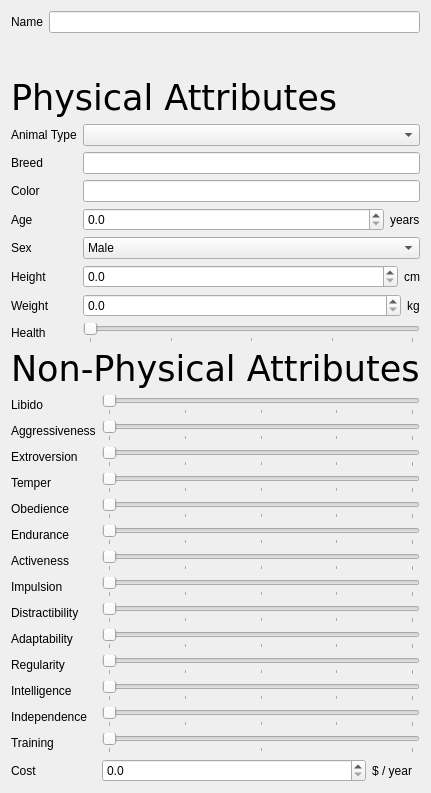
              <widget class="QWidget" name="scrollAreaWidgetContents">
               <property name="geometry">
                <rect>
                 <x>0</x>
                 <y>0</y>
                 <width>428</width>
                 <height>793</height>
                </rect>
               </property>
               <layout class="QVBoxLayout" name="verticalLayout_8">
                <item>
                 <layout class="QFormLayout" name="formLayout_7">
                  <item row="0" column="0">
                   <widget class="QLabel" name="label_9">
                    <property name="text">
                     <string>Name</string>
                    </property>
                   </widget>
                  </item>
                  <item row="0" column="1">
                   <widget class="QLineEdit" name="animalFormNameInput"/>
                  </item>
                 </layout>
                </item>
                <item>
                 <widget class="QLabel" name="label_12">
                  <property name="sizePolicy">
                   <sizepolicy hsizetype="Preferred" vsizetype="Preferred">
                    <horstretch>0</horstretch>
                    <verstretch>0</verstretch>
                   </sizepolicy>
                  </property>
                  <property name="maximumSize">
                   <size>
                    <width>16777215</width>
                    <height>40</height>
                   </size>
                  </property>
                  <property name="font">
                   <font>
                    <family>Verdana</family>
                    <pointsize>26</pointsize>
                   </font>
                  </property>
                  <property name="text">
                   <string>Physical Attributes</string>
                  </property>
                  <property name="textFormat">
                   <enum>Qt::PlainText</enum>
                  </property>
                 </widget>
                </item>
                <item>
                 <layout class="QFormLayout" name="formLayout">
                  <item row="1" column="0">
                   <widget class="QLabel" name="label">
                    <property name="text">
                     <string>Animal Type</string>
                    </property>
                   </widget>
                  </item>
                  <item row="1" column="1">
                   <widget class="QComboBox" name="animalFormTypeInput">
                    <property name="sizePolicy">
                     <sizepolicy hsizetype="Expanding" vsizetype="Fixed">
                      <horstretch>0</horstretch>
                      <verstretch>0</verstretch>
                     </sizepolicy>
                    </property>
                   </widget>
                  </item>
                  <item row="2" column="0">
                   <widget class="QLabel" name="label_2">
                    <property name="text">
                     <string>Breed</string>
                    </property>
                   </widget>
                  </item>
                  <item row="2" column="1">
                   <widget class="QLineEdit" name="animalFormBreedInput">
                    <property name="sizePolicy">
                     <sizepolicy hsizetype="Expanding" vsizetype="Fixed">
                      <horstretch>0</horstretch>
                      <verstretch>0</verstretch>
                     </sizepolicy>
                    </property>
                   </widget>
                  </item>
                  <item row="3" column="0">
                   <widget class="QLabel" name="label_3">
                    <property name="text">
                     <string>Color</string>
                    </property>
                   </widget>
                  </item>
                  <item row="3" column="1">
                   <widget class="QLineEdit" name="animalFormColorInput"/>
                  </item>
                  <item row="4" column="0">
                   <widget class="QLabel" name="label_4">
                    <property name="text">
                     <string>Age</string>
                    </property>
                   </widget>
                  </item>
                  <item row="4" column="1">
                   <layout class="QHBoxLayout" name="horizontalLayout_5">
                    <item>
                     <widget class="QDoubleSpinBox" name="animalFormAgeInput">
                      <property name="sizePolicy">
                       <sizepolicy hsizetype="Expanding" vsizetype="Fixed">
                        <horstretch>0</horstretch>
                        <verstretch>0</verstretch>
                       </sizepolicy>
                      </property>
                      <property name="decimals">
                       <number>1</number>
                      </property>
                      <property name="singleStep">
                       <double>0.500000000000000</double>
                      </property>
                     </widget>
                    </item>
                    <item>
                     <widget class="QLabel" name="label_8">
                      <property name="maximumSize">
                       <size>
                        <width>45</width>
                        <height>16777215</height>
                       </size>
                      </property>
                      <property name="text">
                       <string>years</string>
                      </property>
                     </widget>
                    </item>
                   </layout>
                  </item>
                  <item row="5" column="0">
                   <widget class="QLabel" name="label_5">
                    <property name="text">
                     <string>Sex</string>
                    </property>
                   </widget>
                  </item>
                  <item row="5" column="1">
                   <widget class="QComboBox" name="animalFormSexInput">
                    <property name="sizePolicy">
                     <sizepolicy hsizetype="Expanding" vsizetype="Fixed">
                      <horstretch>0</horstretch>
                      <verstretch>0</verstretch>
                     </sizepolicy>
                    </property>
                    <item>
                     <property name="text">
                      <string>Male</string>
                     </property>
                    </item>
                    <item>
                     <property name="text">
                      <string>Female</string>
                     </property>
                    </item>
                   </widget>
                  </item>
                  <item row="6" column="0">
                   <widget class="QLabel" name="label_7">
                    <property name="text">
                     <string>Height</string>
                    </property>
                   </widget>
                  </item>
                  <item row="6" column="1">
                   <layout class="QHBoxLayout" name="horizontalLayout_7">
                    <item>
                     <widget class="QDoubleSpinBox" name="animalFormHeightInput">
                      <property name="sizePolicy">
                       <sizepolicy hsizetype="Expanding" vsizetype="Fixed">
                        <horstretch>0</horstretch>
                        <verstretch>0</verstretch>
                       </sizepolicy>
                      </property>
                      <property name="decimals">
                       <number>1</number>
                      </property>
                      <property name="maximum">
                       <double>500.000000000000000</double>
                      </property>
                     </widget>
                    </item>
                    <item>
                     <widget class="QLabel" name="label_11">
                      <property name="maximumSize">
                       <size>
                        <width>20</width>
                        <height>16777215</height>
                       </size>
                      </property>
                      <property name="text">
                       <string>cm</string>
                      </property>
                     </widget>
                    </item>
                   </layout>
                  </item>
                  <item row="7" column="0">
                   <widget class="QLabel" name="label_6">
                    <property name="text">
                     <string>Weight</string>
                    </property>
                   </widget>
                  </item>
                  <item row="7" column="1">
                   <layout class="QHBoxLayout" name="horizontalLayout_10">
                    <item>
                     <widget class="QDoubleSpinBox" name="animalFormWeightInput">
                      <property name="sizePolicy">
                       <sizepolicy hsizetype="Expanding" vsizetype="Fixed">
                        <horstretch>0</horstretch>
                        <verstretch>0</verstretch>
                       </sizepolicy>
                      </property>
                      <property name="decimals">
                       <number>1</number>
                      </property>
                      <property name="maximum">
                       <double>500.000000000000000</double>
                      </property>
                     </widget>
                    </item>
                    <item>
                     <widget class="QLabel" name="label_10">
                      <property name="maximumSize">
                       <size>
                        <width>20</width>
                        <height>16777215</height>
                       </size>
                      </property>
                      <property name="text">
                       <string>kg</string>
                      </property>
                     </widget>
                    </item>
                   </layout>
                  </item>
                  <item row="8" column="1">
                   <widget class="QSlider" name="animalFormHealthInput">
                    <property name="maximum">
                     <number>4</number>
                    </property>
                    <property name="pageStep">
                     <number>1</number>
                    </property>
                    <property name="orientation">
                     <enum>Qt::Horizontal</enum>
                    </property>
                    <property name="tickPosition">
                     <enum>QSlider::TicksBelow</enum>
                    </property>
                   </widget>
                  </item>
                  <item row="8" column="0">
                   <widget class="QLabel" name="label_64">
                    <property name="text">
                     <string>Health</string>
                    </property>
                   </widget>
                  </item>
                 </layout>
                </item>
                <item>
                 <widget class="QLabel" name="label_13">
                  <property name="maximumSize">
                   <size>
                    <width>16777215</width>
                    <height>40</height>
                   </size>
                  </property>
                  <property name="font">
                   <font>
                    <family>Verdana</family>
                    <pointsize>26</pointsize>
                   </font>
                  </property>
                  <property name="text">
                   <string>Non-Physical Attributes</string>
                  </property>
                 </widget>
                </item>
                <item>
                 <layout class="QFormLayout" name="formLayout_2">
                  <item row="0" column="0">
                   <widget class="QLabel" name="label_14">
                    <property name="text">
                     <string>Libido</string>
                    </property>
                   </widget>
                  </item>
                  <item row="1" column="0">
                   <widget class="QLabel" name="label_15">
                    <property name="text">
                     <string>Aggressiveness</string>
                    </property>
                   </widget>
                  </item>
                  <item row="2" column="0">
                   <widget class="QLabel" name="label_16">
                    <property name="text">
                     <string>Extroversion</string>
                    </property>
                   </widget>
                  </item>
                  <item row="3" column="0">
                   <widget class="QLabel" name="label_17">
                    <property name="text">
                     <string>Temper</string>
                    </property>
                   </widget>
                  </item>
                  <item row="4" column="0">
                   <widget class="QLabel" name="label_18">
                    <property name="text">
                     <string>Obedience</string>
                    </property>
                   </widget>
                  </item>
                  <item row="5" column="0">
                   <widget class="QLabel" name="label_19">
                    <property name="text">
                     <string>Endurance</string>
                    </property>
                   </widget>
                  </item>
                  <item row="6" column="0">
                   <widget class="QLabel" name="label_20">
                    <property name="text">
                     <string>Activeness</string>
                    </property>
                   </widget>
                  </item>
                  <item row="7" column="0">
                   <widget class="QLabel" name="label_21">
                    <property name="text">
                     <string>Impulsion</string>
                    </property>
                   </widget>
                  </item>
                  <item row="8" column="0">
                   <widget class="QLabel" name="label_22">
                    <property name="text">
                     <string>Distractibility</string>
                    </property>
                   </widget>
                  </item>
                  <item row="9" column="0">
                   <widget class="QLabel" name="label_23">
                    <property name="text">
                     <string>Adaptability</string>
                    </property>
                   </widget>
                  </item>
                  <item row="10" column="0">
                   <widget class="QLabel" name="label_24">
                    <property name="text">
                     <string>Regularity</string>
                    </property>
                   </widget>
                  </item>
                  <item row="11" column="0">
                   <widget class="QLabel" name="label_25">
                    <property name="text">
                     <string>Intelligence</string>
                    </property>
                   </widget>
                  </item>
                  <item row="0" column="1">
                   <widget class="QSlider" name="animalFormLibidoInput">
                    <property name="maximum">
                     <number>4</number>
                    </property>
                    <property name="singleStep">
                     <number>1</number>
                    </property>
                    <property name="pageStep">
                     <number>1</number>
                    </property>
                    <property name="sliderPosition">
                     <number>0</number>
                    </property>
                    <property name="tracking">
                     <bool>true</bool>
                    </property>
                    <property name="orientation">
                     <enum>Qt::Horizontal</enum>
                    </property>
                    <property name="invertedAppearance">
                     <bool>false</bool>
                    </property>
                    <property name="invertedControls">
                     <bool>false</bool>
                    </property>
                    <property name="tickPosition">
                     <enum>QSlider::TicksBelow</enum>
                    </property>
                    <property name="tickInterval">
                     <number>1</number>
                    </property>
                   </widget>
                  </item>
                  <item row="1" column="1">
                   <widget class="QSlider" name="animalFormAggressivenessInput">
                    <property name="maximum">
                     <number>4</number>
                    </property>
                    <property name="pageStep">
                     <number>1</number>
                    </property>
                    <property name="orientation">
                     <enum>Qt::Horizontal</enum>
                    </property>
                    <property name="tickPosition">
                     <enum>QSlider::TicksBelow</enum>
                    </property>
                    <property name="tickInterval">
                     <number>1</number>
                    </property>
                   </widget>
                  </item>
                  <item row="2" column="1">
                   <widget class="QSlider" name="animalFormExtroversionInput">
                    <property name="maximum">
                     <number>4</number>
                    </property>
                    <property name="pageStep">
                     <number>1</number>
                    </property>
                    <property name="orientation">
                     <enum>Qt::Horizontal</enum>
                    </property>
                    <property name="tickPosition">
                     <enum>QSlider::TicksBelow</enum>
                    </property>
                    <property name="tickInterval">
                     <number>1</number>
                    </property>
                   </widget>
                  </item>
                  <item row="3" column="1">
                   <widget class="QSlider" name="animalFormTemperInput">
                    <property name="maximum">
                     <number>4</number>
                    </property>
                    <property name="pageStep">
                     <number>1</number>
                    </property>
                    <property name="orientation">
                     <enum>Qt::Horizontal</enum>
                    </property>
                    <property name="tickPosition">
                     <enum>QSlider::TicksBelow</enum>
                    </property>
                    <property name="tickInterval">
                     <number>1</number>
                    </property>
                   </widget>
                  </item>
                  <item row="4" column="1">
                   <widget class="QSlider" name="animalFormObedienceInput">
                    <property name="maximum">
                     <number>4</number>
                    </property>
                    <property name="pageStep">
                     <number>1</number>
                    </property>
                    <property name="orientation">
                     <enum>Qt::Horizontal</enum>
                    </property>
                    <property name="tickPosition">
                     <enum>QSlider::TicksBelow</enum>
                    </property>
                    <property name="tickInterval">
                     <number>1</number>
                    </property>
                   </widget>
                  </item>
                  <item row="5" column="1">
                   <widget class="QSlider" name="animalFormEnduranceInput">
                    <property name="maximum">
                     <number>4</number>
                    </property>
                    <property name="pageStep">
                     <number>1</number>
                    </property>
                    <property name="orientation">
                     <enum>Qt::Horizontal</enum>
                    </property>
                    <property name="tickPosition">
                     <enum>QSlider::TicksBelow</enum>
                    </property>
                    <property name="tickInterval">
                     <number>1</number>
                    </property>
                   </widget>
                  </item>
                  <item row="6" column="1">
                   <widget class="QSlider" name="animalFormActivenessInput">
                    <property name="maximum">
                     <number>4</number>
                    </property>
                    <property name="pageStep">
                     <number>1</number>
                    </property>
                    <property name="orientation">
                     <enum>Qt::Horizontal</enum>
                    </property>
                    <property name="tickPosition">
                     <enum>QSlider::TicksBelow</enum>
                    </property>
                    <property name="tickInterval">
                     <number>1</number>
                    </property>
                   </widget>
                  </item>
                  <item row="7" column="1">
                   <widget class="QSlider" name="animalFormImpulsionInput">
                    <property name="maximum">
                     <number>4</number>
                    </property>
                    <property name="pageStep">
                     <number>1</number>
                    </property>
                    <property name="orientation">
                     <enum>Qt::Horizontal</enum>
                    </property>
                    <property name="tickPosition">
                     <enum>QSlider::TicksBelow</enum>
                    </property>
                    <property name="tickInterval">
                     <number>1</number>
                    </property>
                   </widget>
                  </item>
                  <item row="8" column="1">
                   <widget class="QSlider" name="animalFormDistractibilityInput">
                    <property name="maximum">
                     <number>4</number>
                    </property>
                    <property name="singleStep">
                     <number>1</number>
                    </property>
                    <property name="pageStep">
                     <number>1</number>
                    </property>
                    <property name="orientation">
                     <enum>Qt::Horizontal</enum>
                    </property>
                    <property name="tickPosition">
                     <enum>QSlider::TicksBelow</enum>
                    </property>
                    <property name="tickInterval">
                     <number>1</number>
                    </property>
                   </widget>
                  </item>
                  <item row="9" column="1">
                   <widget class="QSlider" name="animalFormAdaptabilityInput">
                    <property name="maximum">
                     <number>4</number>
                    </property>
                    <property name="pageStep">
                     <number>1</number>
                    </property>
                    <property name="orientation">
                     <enum>Qt::Horizontal</enum>
                    </property>
                    <property name="tickPosition">
                     <enum>QSlider::TicksBelow</enum>
                    </property>
                    <property name="tickInterval">
                     <number>1</number>
                    </property>
                   </widget>
                  </item>
                  <item row="10" column="1">
                   <widget class="QSlider" name="animalFormRegularityInput">
                    <property name="maximum">
                     <number>4</number>
                    </property>
                    <property name="pageStep">
                     <number>1</number>
                    </property>
                    <property name="orientation">
                     <enum>Qt::Horizontal</enum>
                    </property>
                    <property name="tickPosition">
                     <enum>QSlider::TicksBelow</enum>
                    </property>
                    <property name="tickInterval">
                     <number>1</number>
                    </property>
                   </widget>
                  </item>
                  <item row="11" column="1">
                   <widget class="QSlider" name="animalFormIntelligenceInput">
                    <property name="maximum">
                     <number>4</number>
                    </property>
                    <property name="singleStep">
                     <number>1</number>
                    </property>
                    <property name="pageStep">
                     <number>1</number>
                    </property>
                    <property name="orientation">
                     <enum>Qt::Horizontal</enum>
                    </property>
                    <property name="tickPosition">
                     <enum>QSlider::TicksBelow</enum>
                    </property>
                    <property name="tickInterval">
                     <number>1</number>
                    </property>
                   </widget>
                  </item>
                  <item row="13" column="0">
                   <widget class="QLabel" name="label_65">
                    <property name="text">
                     <string>Training</string>
                    </property>
                   </widget>
                  </item>
                  <item row="13" column="1">
                   <widget class="QSlider" name="animalFormTrainingInput">
                    <property name="maximum">
                     <number>2</number>
                    </property>
                    <property name="pageStep">
                     <number>1</number>
                    </property>
                    <property name="orientation">
                     <enum>Qt::Horizontal</enum>
                    </property>
                    <property name="tickPosition">
                     <enum>QSlider::TicksBelow</enum>
                    </property>
                   </widget>
                  </item>
                  <item row="12" column="1">
                   <widget class="QSlider" name="animalFormIndependenceInput">
                    <property name="maximum">
                     <number>4</number>
                    </property>
                    <property name="pageStep">
                     <number>1</number>
                    </property>
                    <property name="orientation">
                     <enum>Qt::Horizontal</enum>
                    </property>
                    <property name="tickPosition">
                     <enum>QSlider::TicksBelow</enum>
                    </property>
                   </widget>
                  </item>
                  <item row="12" column="0">
                   <widget class="QLabel" name="label_66">
                    <property name="text">
                     <string>Independence</string>
                    </property>
                   </widget>
                  </item>
                  <item row="14" column="0">
                   <widget class="QLabel" name="label_68">
                    <property name="text">
                     <string>Cost</string>
                    </property>
                   </widget>
                  </item>
                  <item row="14" column="1">
                   <layout class="QHBoxLayout" name="horizontalLayout_4">
                    <item>
                     <widget class="QDoubleSpinBox" name="animalFormCostInput">
                      <property name="enabled">
                       <bool>true</bool>
                      </property>
                      <property name="decimals">
                       <number>1</number>
                      </property>
                      <property name="maximum">
                       <double>1000000.000000000000000</double>
                      </property>
                      <property name="singleStep">
                       <double>50.000000000000000</double>
                      </property>
                     </widget>
                    </item>
                    <item>
                     <widget class="QLabel" name="label_69">
                      <property name="maximumSize">
                       <size>
                        <width>48</width>
                        <height>16777215</height>
                       </size>
                      </property>
                      <property name="text">
                       <string>$ / year</string>
                      </property>
                     </widget>
                    </item>
                   </layout>
                  </item>
                 </layout>
                </item>
               </layout>
              </widget>
